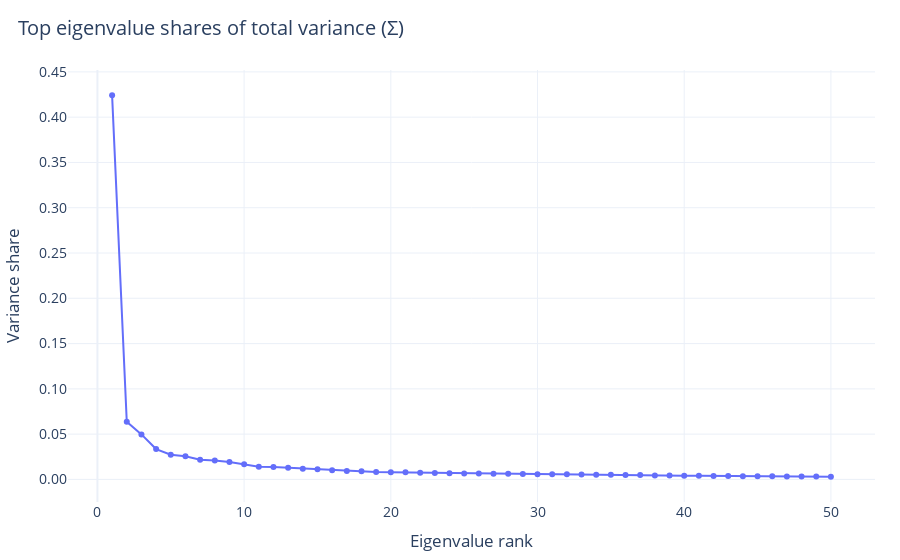
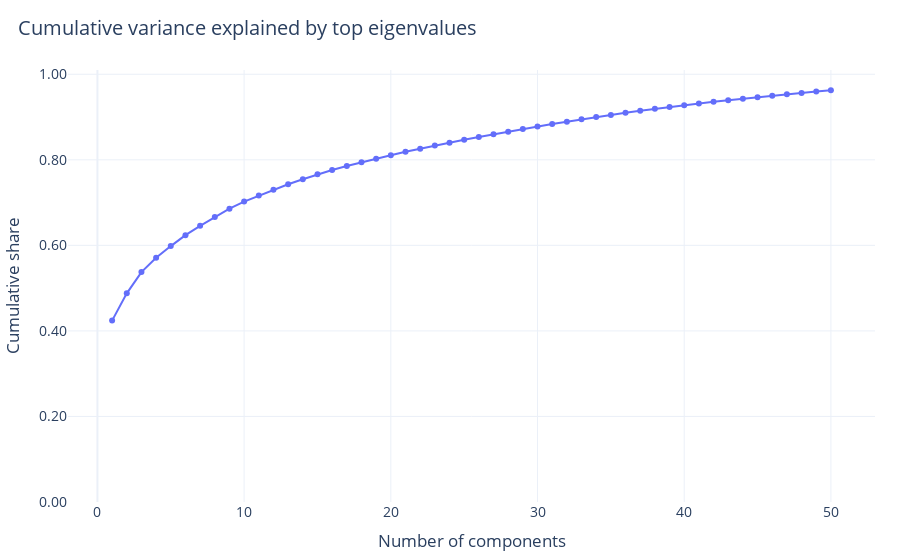

Here is the notebook cell these charts were saved with, in order:
### Code cell
evals = np.linalg.eigvalsh(Sigma_lw.values)
evals = np.sort(evals)[::-1]
explained = evals / evals.sum()
cum_explained = np.cumsum(explained)

k = min(50, len(explained))

fig_eigs = go.Figure()
fig_eigs.add_trace(go.Scatter(
    x=np.arange(1, k + 1),
    y=explained[:k],
    mode="lines+markers",
    name="Share",
))
fig_eigs.update_layout(
    title="Top eigenvalue shares of total variance (Σ)",
    xaxis_title="Eigenvalue rank",
    yaxis_title="Variance share",
)
fig_eigs.show()

fig_cumeigs = go.Figure()
fig_cumeigs.add_trace(go.Scatter(
    x=np.arange(1, k + 1),
    y=cum_explained[:k],
    mode="lines+markers",
    name="Cumulative share",
))
fig_cumeigs.update_layout(
    title="Cumulative variance explained by top eigenvalues",
    xaxis_title="Number of components",
    yaxis_title="Cumulative share",
    yaxis=dict(range=[0, 1.01]),
)
fig_cumeigs.show()

### Figure 1 — Plotly figure (JSON) as saved in the notebook; plotly's stock layout.template omitted (floating-point values rounded to 4 significant figures)
{"data": [{"mode": "lines+markers", "name": "Share", "type": "scatter", "x": [1, 2, 3, 4, 5, 6, 7, 8, 9, 10, 11, 12, 13, 14, 15, 16, 17, 18, 19, 20, 21, 22, 23, 24, 25, 26, 27, 28, 29, 30, 31, 32, 33, 34, 35, 36, 37, 38, 39, 40, 41, 42, 43, 44, 45, 46, 47, 48, 49, 50], "y": [0.4241, 0.06379, 0.04973, 0.03353, 0.02721, 0.02559, 0.02169, 0.02095, 0.01912, 0.01663, 0.01404, 0.01361, 0.01286, 0.01187, 0.01132, 0.01023, 0.009326, 0.008922, 0.008313, 0.00803, 0.007823, 0.007435, 0.00714, 0.00695, 0.006541, 0.006453, 0.006369, 0.006236, 0.006079, 0.005858, 0.005833, 0.005613, 0.005469, 0.005273, 0.005168, 0.004904, 0.004775, 0.004472, 0.004298, 0.004114, 0.00408, 0.003921, 0.003766, 0.003622, 0.003502, 0.003391, 0.003282, 0.003215, 0.003187, 0.003073]}], "layout": {"title": {"text": "Top eigenvalue shares of total variance (Σ)"}, "xaxis": {"title": {"text": "Eigenvalue rank"}}, "yaxis": {"title": {"text": "Variance share"}}}}

### Figure 2 — Plotly figure (JSON) as saved in the notebook; plotly's stock layout.template omitted (floating-point values rounded to 4 significant figures)
{"data": [{"mode": "lines+markers", "name": "Cumulative share", "type": "scatter", "x": [1, 2, 3, 4, 5, 6, 7, 8, 9, 10, 11, 12, 13, 14, 15, 16, 17, 18, 19, 20, 21, 22, 23, 24, 25, 26, 27, 28, 29, 30, 31, 32, 33, 34, 35, 36, 37, 38, 39, 40, 41, 42, 43, 44, 45, 46, 47, 48, 49, 50], "y": [0.4241, 0.4879, 0.5376, 0.5711, 0.5983, 0.6239, 0.6456, 0.6666, 0.6857, 0.7023, 0.7163, 0.73, 0.7428, 0.7547, 0.766, 0.7762, 0.7856, 0.7945, 0.8028, 0.8108, 0.8186, 0.8261, 0.8332, 0.8402, 0.8467, 0.8532, 0.8595, 0.8658, 0.8718, 0.8777, 0.8835, 0.8891, 0.8946, 0.8999, 0.9051, 0.91, 0.9147, 0.9192, 0.9235, 0.9276, 0.9317, 0.9356, 0.9394, 0.943, 0.9465, 0.9499, 0.9532, 0.9564, 0.9596, 0.9627]}], "layout": {"title": {"text": "Cumulative variance explained by top eigenvalues"}, "xaxis": {"title": {"text": "Number of components"}}, "yaxis": {"range": [0, 1.01], "title": {"text": "Cumulative share"}}}}
